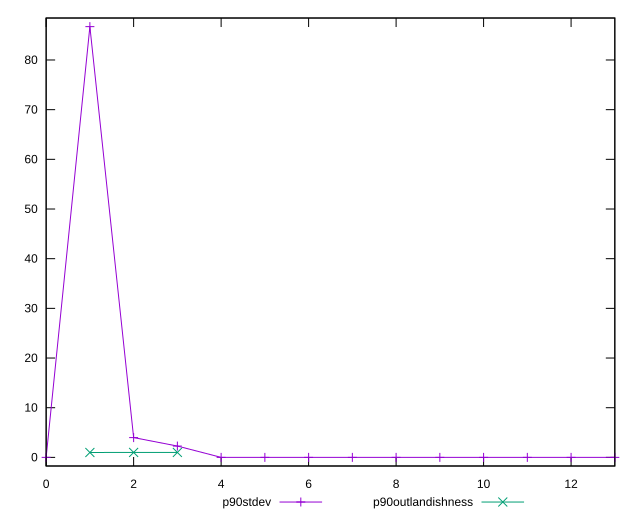

Reproduce this figure in gnuplot.
reset

$p90Stdev <<EOF
0 0
1 86.71506487079645
2 3.9834217495366766
3 2.2787298190470078
4 0
5 0
6 0
7 0
8 0
9 0
10 0
11 0
12 0
13 0
EOF

$p90Outlandishness <<EOF
1 0.985748308594466
2 0.9993322875905435
3 0.9995392302603727
EOF

set key outside below
set xrange [0:13]
set yrange [-1.734301297415929:88.44936616821238]
set trange [-1.734301297415929:88.44936616821238]
set terminal svg size 640, 520 enhanced background rgb 'white'
set output "report_00008_2021-01-22T20:58:29.167/unused-javascript/progression/stddev.svg"

plot $p90Stdev title "p90stdev" with linespoints, \
     $p90Outlandishness title "p90outlandishness" with linespoints

reset
